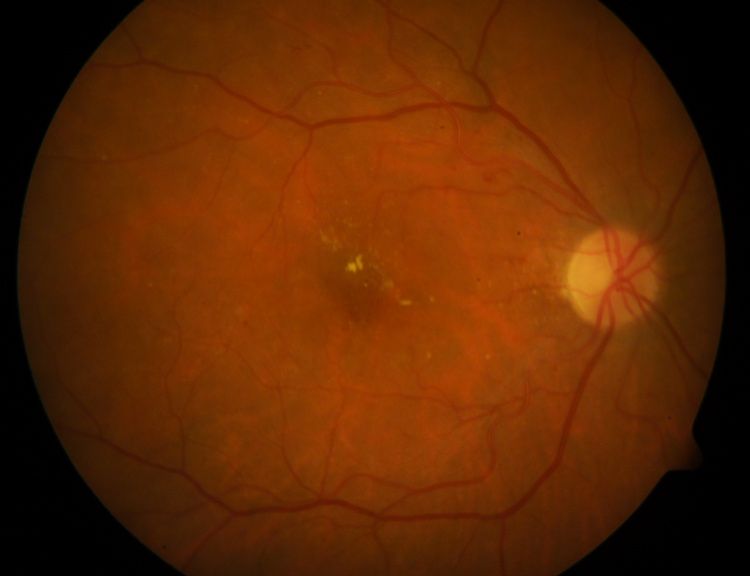
%> input picture images/diaretdb1_image001.png, 1500 x 1152 px (shown at 1/2 size); its folder holds 4 pictures in this run
$ octave train.m   (GNU Octave 9; MATLAB toolbox functions it lacks are replaced by stand-ins)
%> lines starting %> are read from the running program, lines starting %| are printed output that depends on the picture
clc;
clear all;
close all;
t=dir('images');
%t1=struct2cell(t);
%t2=t1(1,3:end);
h=waitbar(0,'reading image');

for i=1:1:76%length(t2)
    waitbar(i/86);
    %disp(t2{i});
    if(i<10)
    im=imresize(imread(strcat('F:\DATA\mt_p\images\diaretdb1_image00',strcat(int2str(i),'.png'))),[533 720]);
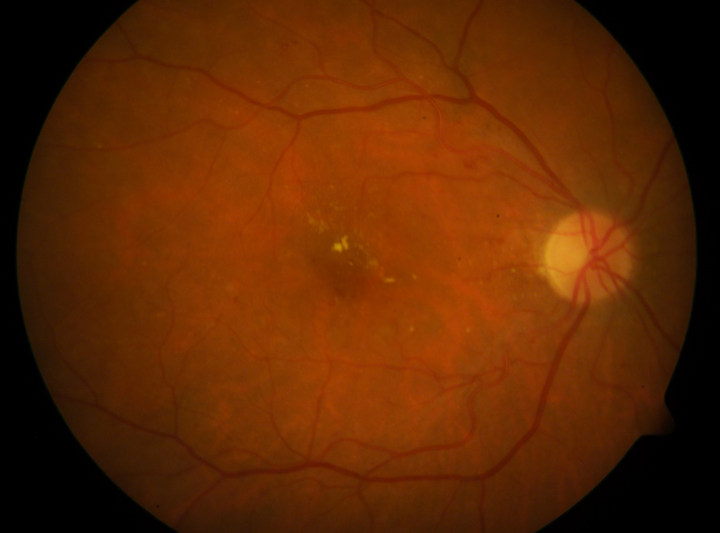
%> im: size 533x720x3 uint8; mean R, G, B 94.9, 40, 2.7
    else
    im=imresize(imread(strcat('F:\DATA\mt_p\images\diaretdb1_image0',strcat(int2str(i),'.png'))),[ 533 720]);
    end
    rs_x=150;
    rs_y=120;
    I3 = imcrop(im,[80 95 rs_x rs_y]);
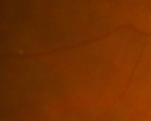
%> I3: size 121x151x3 uint8; mean R, G, B 115, 47.8, 1.3
    subplot(2,2,1);
    imshow(im);
    subplot(2,2,2);
    imshow(I3);
    I4 = im2bw(I3,.40);
%> I4: size 121x151 logical; every value is 0
    subplot(2,2,3);
    imshow(I4);
    c(i)=0;
    for j=1:rs_y
        for k=1:rs_x
        if I4(j,k)==0
            c(i)=c(i)+1;
        end
        end
    end


    if c(i)>19000
    disp('Hemorrhage'),disp(int2str(i));
    %disp('c----'),disp(c);

    else
    disp('not Hemorrhage'),disp(int2str(i));
    %disp('c----'),disp(c);
    I5=rgb2gray(I3);
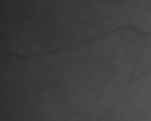
%> I5: size 121x151 uint8; min 40, max 86, mean 62.6
    subplot(2,2,4);
    imshow(I5);
    m(i)=mean2(I5);
    s(i)=std2(I5);
    end
    end
%> pass 2 of the loop `for i=1:1:76`:
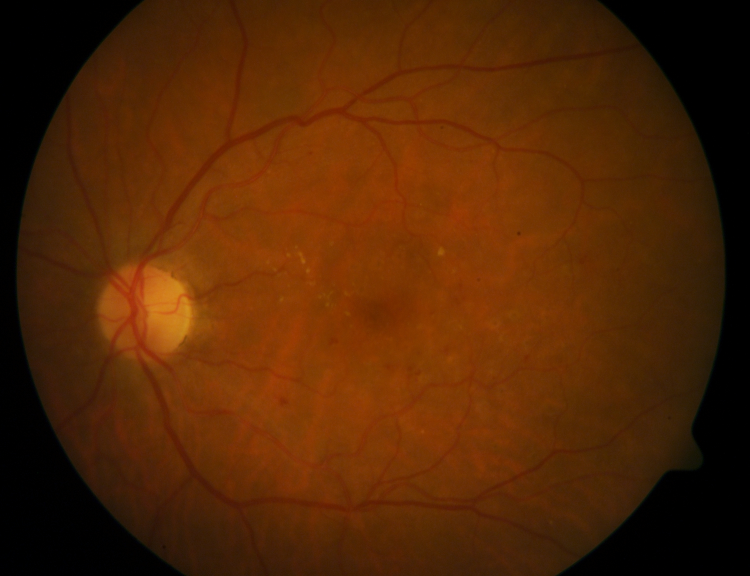
%> input picture images/diaretdb1_image002.png, 1500 x 1152 px (shown at 1/2 size)
%> `I3 = imcrop(im,[80 95 rs_x rs_y]);`:
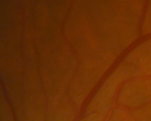
%> I3: size 121x151x3 uint8; mean R, G, B 104.4, 46.3, 3.8
%> after the loop `for j=1:rs_y`: c = [18000 18000]
%> `I5=rgb2gray(I3);`:
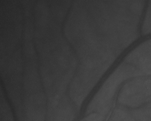
%> I5: size 121x151 uint8; min 39, max 80, mean 58.8
%> pass 3 of the loop `for i=1:1:76`:
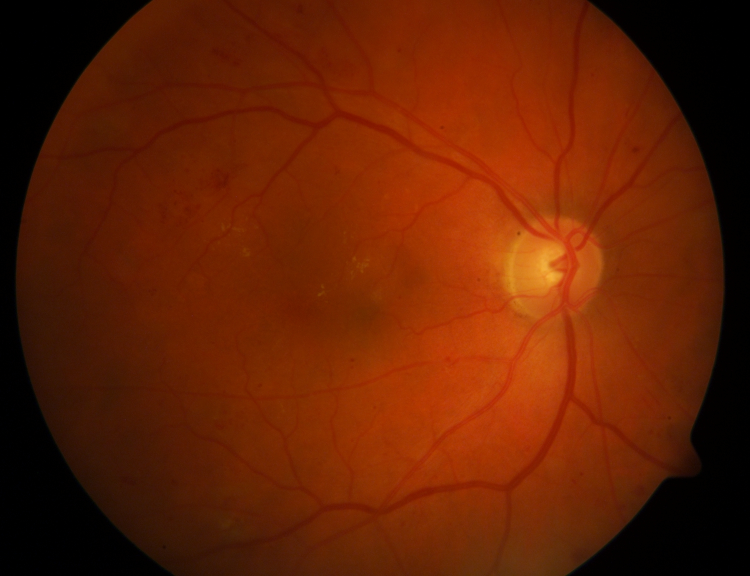
%> input picture images/diaretdb1_image003.png, 1500 x 1152 px (shown at 1/2 size)
%> `I3 = imcrop(im,[80 95 rs_x rs_y]);`:
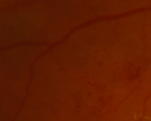
%> I3: size 121x151x3 uint8; mean R, G, B 96.9, 28.2, 1.2
%> after the loop `for j=1:rs_y`: c = [18000 18000 18000]
%> `I5=rgb2gray(I3);`:
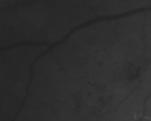
%> I5: size 121x151 uint8; min 32, max 72, mean 45.6
%> (the run ends here)
